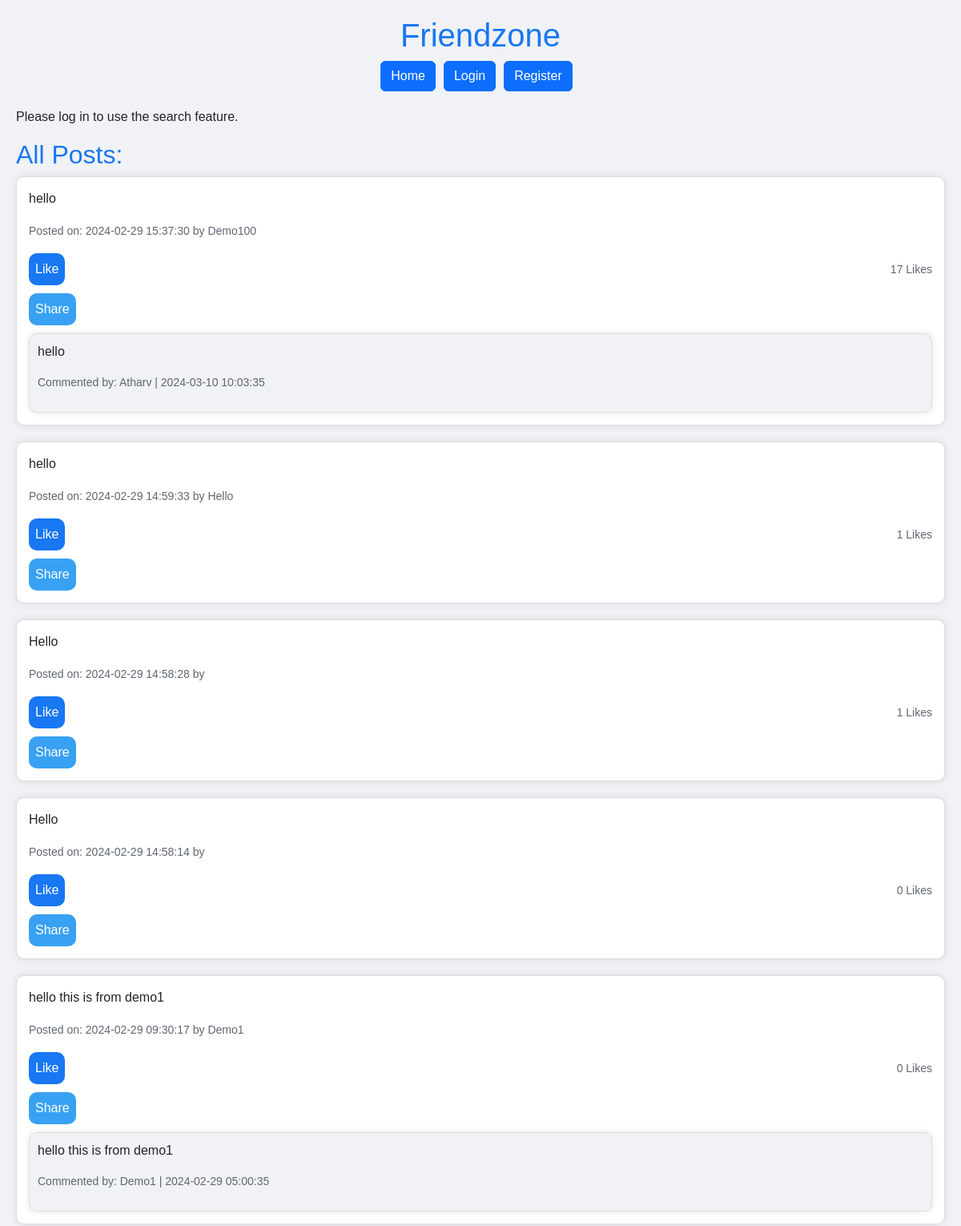
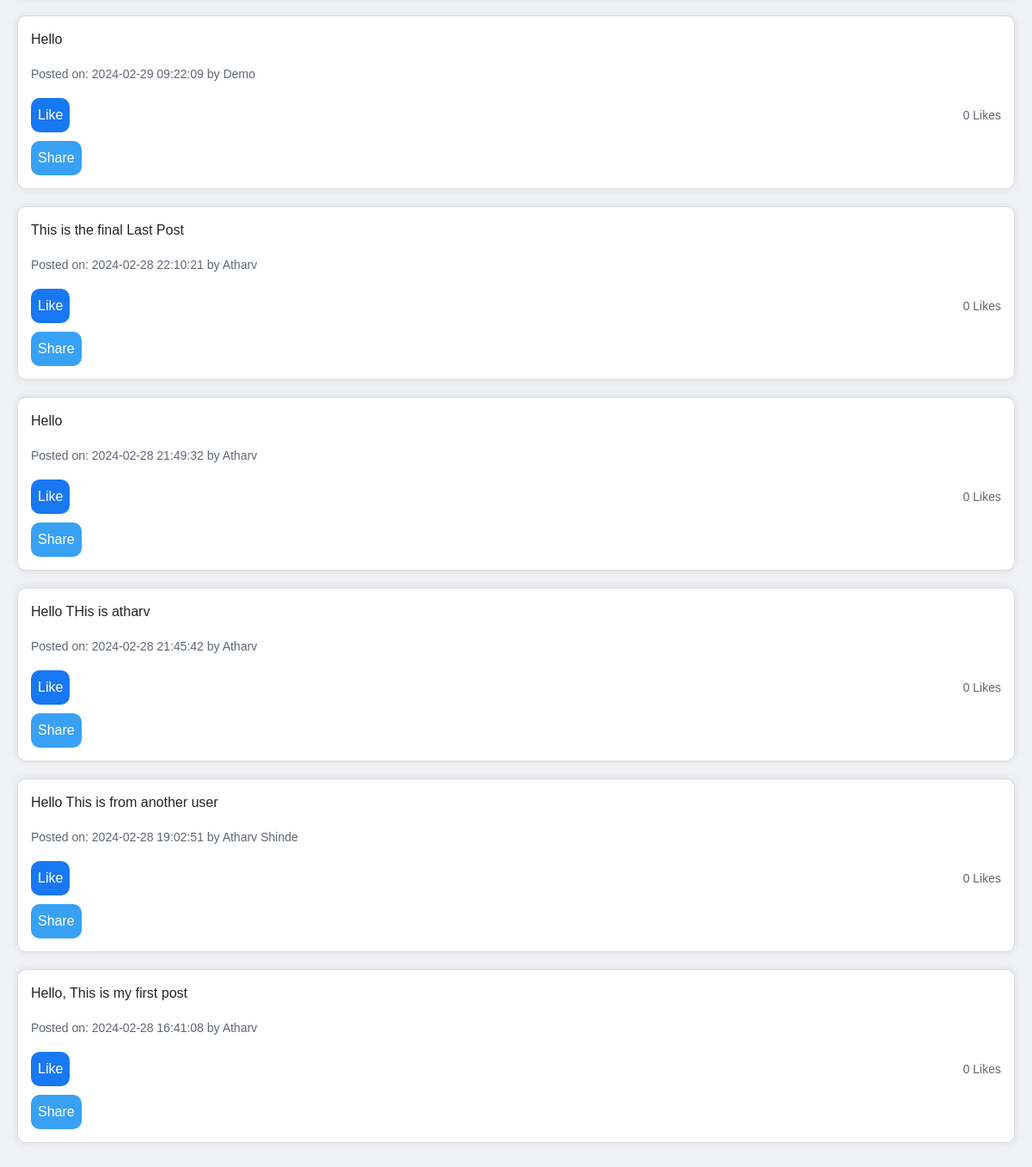
The page / on the database its author committed (2 pictures, top to bottom).
### tables this page shows
CREATE TABLE `posts` (
  `PostID` int(11) NOT NULL,
  `UserID` int(11) DEFAULT NULL,
  `timestamp` timestamp NOT NULL DEFAULT current_timestamp(),
  `post_content` varchar(280) DEFAULT NULL,
  `created_at` timestamp NOT NULL DEFAULT current_timestamp(),
  `user_id` int(11) DEFAULT NULL,
  `likes` int(11) DEFAULT 0
);

CREATE TABLE `users` (
  `UserID` int(11) NOT NULL,
  `email` varchar(255) NOT NULL,
  `password` varchar(255) NOT NULL,
  `Name` varchar(100) DEFAULT NULL,
  `biography` text DEFAULT NULL,
  `contact` varchar(20) DEFAULT NULL,
  `created_at` timestamp NOT NULL DEFAULT current_timestamp(),
  `profile_photo` varchar(255) DEFAULT 'default.jpg'
);

CREATE TABLE `comments` (
  `CommentID` int(11) NOT NULL,
  `PostID` int(11) DEFAULT NULL,
  `UserID` int(11) DEFAULT NULL,
  `content` text NOT NULL,
  `timestamp` timestamp NOT NULL DEFAULT current_timestamp()
);

### index.php (the view, shortened to what this page needs)
<?php
$searchResult = null;
?>
<!DOCTYPE html>
<html lang="en">
<head>
    <link href="https://cdn.jsdelivr.net/npm/bootstrap@5.3.3/dist/css/bootstrap.min.css" rel="stylesheet">
</head>
<body>
    <h1 class="header">Friendzone</h1>
    <?php
    include('db.php');
    $loggedIn = isset($_SESSION['user_id']);
    if (!$loggedIn) {
        echo "<div class='header-buttons'>";
        echo "<button class='btn btn-primary' onclick=\"location.href='index.php'\">Home</button>";
        echo "<button class='btn btn-primary' onclick=\"location.href='login.php'\">Login</button>";
        echo "<button class='btn btn-primary' onclick=\"location.href='register.php'\">Register</button>";
        echo "</div>";
    }
    ?>
    <?php if (isset($_SESSION['user_id'])) : ?>
        <div class="search-container">
            <form action="index.php" method="get">
                <input type="text" name="search" placeholder="Search by name">
                <button type="submit">Search</button>
            </form>
        </div>
        <?php if (isset($searchResult)) : ?>
            <div class="search-results">
                <h3>Search Results:</h3>
                <?php while ($row = $searchResult->fetch_assoc()) : ?>
                    <p>Name: <?php echo $row['Name']; ?> | Email: <?php echo $row['email']; ?></p>
                <?php endwhile; ?>
            </div>
        <?php endif; ?>
    <?php else : ?>
        <p>Please log in to use the search feature.</p>
    <?php endif; ?>
    <h2>All Posts:</h2>
    <?php
    $sqlPosts = "SELECT posts.*, users.Name as UserName FROM posts JOIN users ON posts.user_id = users.UserID ORDER BY created_at DESC";
    $resultPosts = $conn->query($sqlPosts);
    while ($rowPost = $resultPosts->fetch_assoc()) {
        echo "<div class='post'>";
        echo "<p>{$rowPost['post_content']}</p>";
        echo "<p><small>Posted on: {$rowPost['created_at']} by {$rowPost['UserName']}</small></p>";
        echo "<div class='like-container'>";
        echo "<button class='btn btn-secondary like-btn' data-postid='{$rowPost['PostID']}'>Like</button>";
        echo "<span class='like-count'>{$rowPost['likes']} Likes</span>";
        echo "</div>";
        echo "<div class='share-container'>";
        echo "<button class='btn btn-info share-btn' data-postid='{$rowPost['PostID']}'>Share</button>";
        echo "</div>";
        $postId = $rowPost['PostID'];
        $sqlComments = "SELECT comments.*, users.Name as UserName FROM comments JOIN users ON comments.UserID = users.UserID WHERE PostID = '$postId' ORDER BY timestamp DESC";
        $resultComments = $conn->query($sqlComments);
        while ($rowComment = $resultComments->fetch_assoc()) {
            echo "<div class='comment'>";
            echo "<p>{$rowComment['content']}</p>";
            echo "<p><small>Commented by: {$rowComment['UserName']} | {$rowComment['timestamp']}</small></p>";
            echo "</div>";
        }
        echo "</div>";
    }
    ?>
</body>
</html>

### index.php (style rules this page uses)
body { font-family: 'Arial', sans-serif; background-color: #f0f2f5; padding: 20px; }
h1.header { color: #1877f2; text-align: center; }
.header-buttons { margin-bottom: 20px; text-align: center; }
.post { background-color: #fff; border: 1px solid #ddd; padding: 15px; margin-bottom: 20px; border-radius: 10px; box-shadow: 0 0 10px rgba(0, 0, 0, 0.1); }
h2 { color: #1877f2; }
small { color: #606770; }
button { margin-right: 10px; }
.comment { background-color: #f0f2f5; border: 1px solid #ddd; padding: 10px; margin-top: 10px; border-radius: 10px; box-shadow: 0 0 10px rgba(0, 0, 0, 0.1); }
.comment small { color: #606770; display: block; margin-top: 5px; }
.like-container, .share-container { display: flex; align-items: center; justify-content: space-between; margin-top: 10px; }
.like-btn, .share-btn, .edit-btn, .delete-btn { padding: 8px; margin-right: 10px; cursor: pointer; }
.like-btn { background-color: #1877f2; color: #fff; border: none; border-radius: 10px; }
.share-btn { background-color: #38a1f3; color: #fff; border: none; border-radius: 10px; }
.like-count { color: #606770; font-size: 14px; }

### rows shown on the page
posts: post_content "hello", created_at "2024-02-29 15:37:30", user.Name "Demo100", likes "17"
comments: content "hello", UserID.Name "Atharv", timestamp "2024-03-10 10:03:35"
posts: post_content "hello", created_at "2024-02-29 14:59:33", user.Name "Hello", likes "1"
posts: post_content "Hello", created_at "2024-02-29 14:58:28", likes "1"
posts: post_content "Hello", created_at "2024-02-29 14:58:14", likes "0"
posts: post_content "hello this is from demo1", created_at "2024-02-29 09:30:17", user.Name "Demo1", likes "0"
comments: content "hello this is from demo1", UserID.Name "Demo1", timestamp "2024-02-29 05:00:35"
posts: post_content "Hello", created_at "2024-02-29 09:22:09", user.Name "Demo", likes "0"
posts: post_content "This is the final Last Post", created_at "2024-02-28 22:10:21", user.Name "Atharv", likes "0"
posts: post_content "Hello", created_at "2024-02-28 21:49:32", user.Name "Atharv", likes "0"
posts: post_content "Hello THis is atharv", created_at "2024-02-28 21:45:42", user.Name "Atharv", likes "0"
posts: post_content "Hello This is from another user", created_at "2024-02-28 19:02:51", user.Name "Atharv Shinde", likes "0"
posts: post_content "Hello, This is my first post", created_at "2024-02-28 16:41:08", user.Name "Atharv", likes "0"
